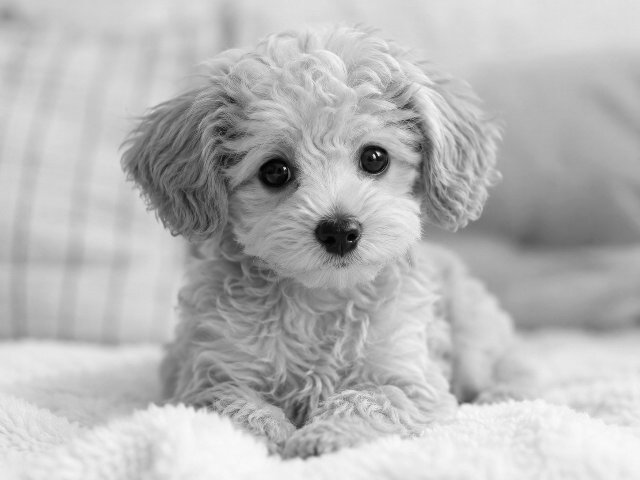
#> input picture Chapter03/input.jpg, 640 x 480 px
$ python 03-04_tone_curve_brightness.py
#> lines starting #> are read from the running program, lines starting #| are printed output that depends on the picture
import cv2
import numpy as np
import matplotlib.pyplot as plt

img = cv2.imread("input.jpg", cv2.IMREAD_GRAYSCALE)
#> img is the input picture: shape (480, 640); min 0, max 250, mean 183.8

# 明るくする (+50)，暗くする (-50)
img_bright = cv2.add(img, 50)
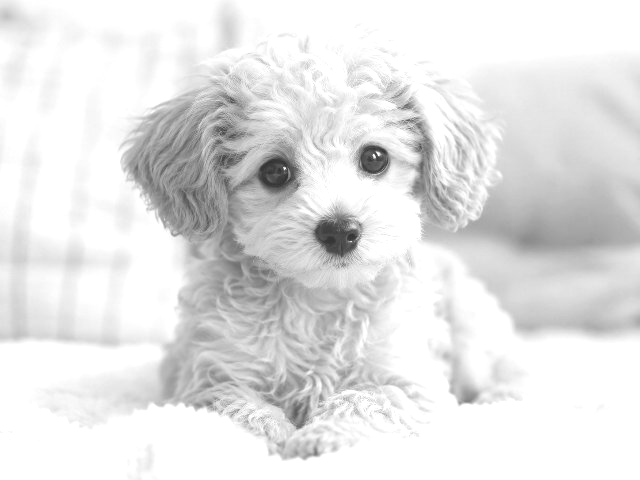
#> img_bright: shape (480, 640); min 50, max 255, mean 227.7
img_dark = cv2.subtract(img, 50)
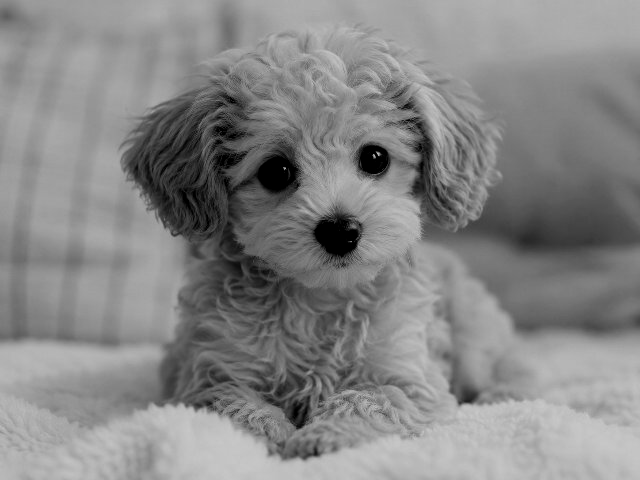
#> img_dark: shape (480, 640); min 0, max 200, mean 134
cv2.imwrite("bright.png", img_bright)
cv2.imwrite("dark.png", img_dark)

# トーンカーブの描画
x = np.arange(256)
plt.plot(x, np.clip(x + 50, 0, 255), linestyle="-",  label="C=+50 (brighter)")
plt.plot(x, np.clip(x - 50, 0, 255), linestyle="--", label="C=-50 (darker)")
plt.plot(x, x,                       linestyle=":",  label="no change")
plt.xlabel("Input")
plt.ylabel("Output")
plt.legend()
plt.savefig("tone_curve_offset.png")
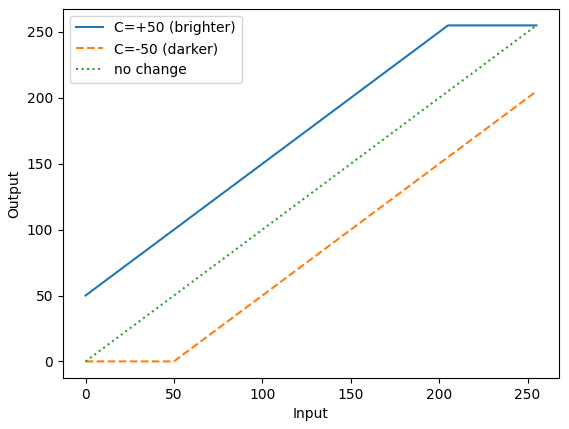
#> figure drawn by matplotlib, 1 panel; curve peaks at x = 205, y = 255; curve peaks at x = 255, y = 205; curve peaks at x = 255, y = 255
plt.show()

$ run again, with Chapter03/sample.png saved as Chapter03/input.jpg
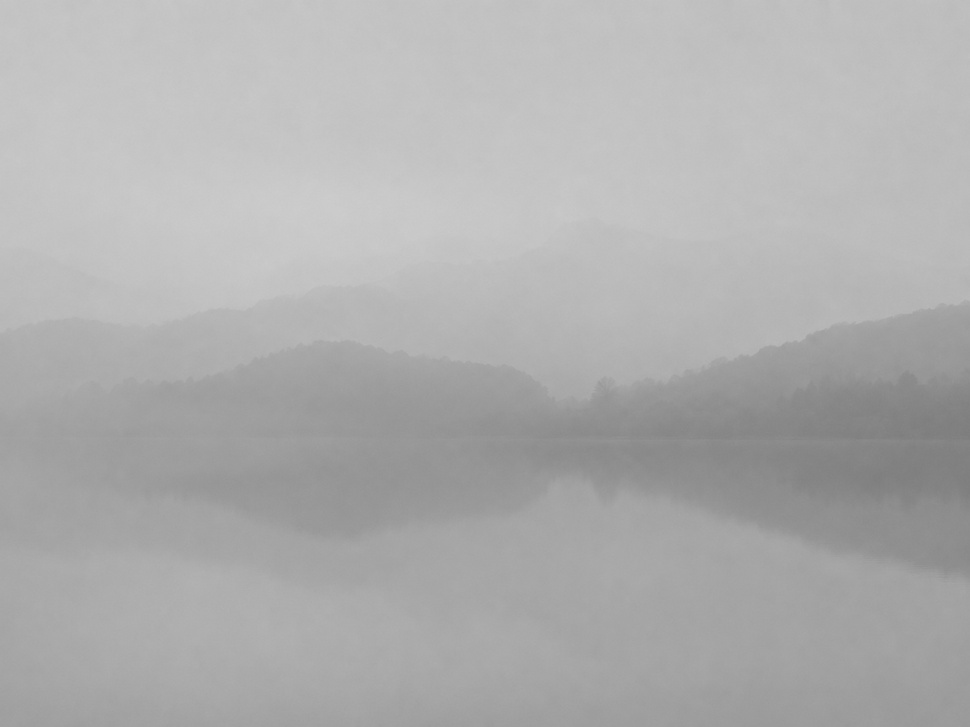
#> input picture Chapter03/sample.png, 970 x 727 px, shrunk from 1448 x 1086 before the run
#> img is the input picture: shape (727, 970); min 125, max 205, mean 174.6
#> `img_bright = cv2.add(img, 50)`:
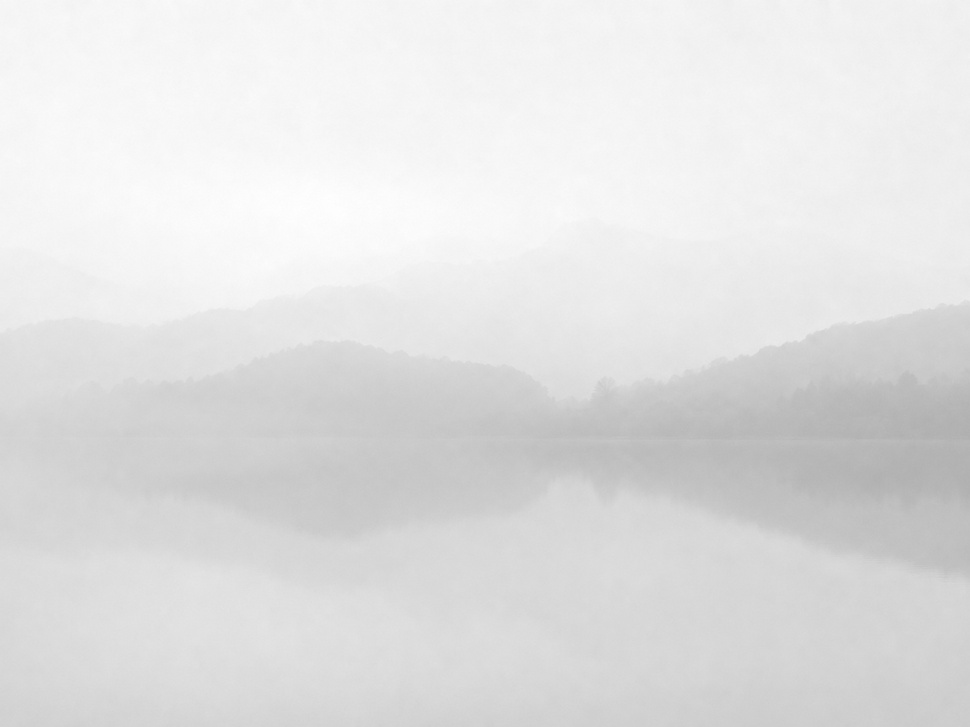
#> img_bright: shape (727, 970); min 175, max 255, mean 224.6
#> `img_dark = cv2.subtract(img, 50)`:
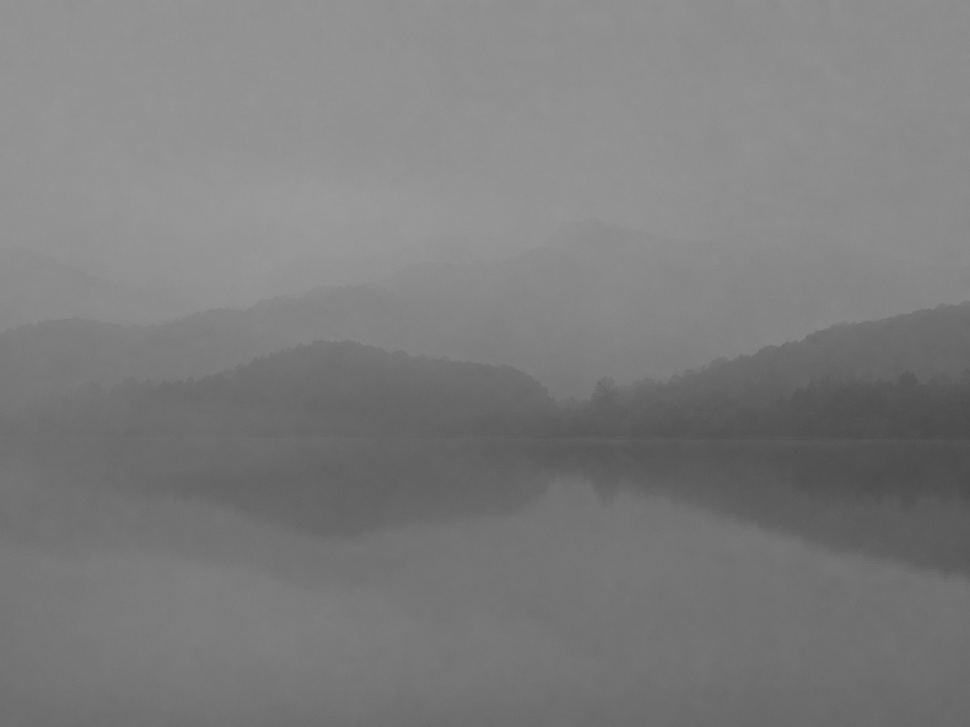
#> img_dark: shape (727, 970); min 75, max 155, mean 124.6
